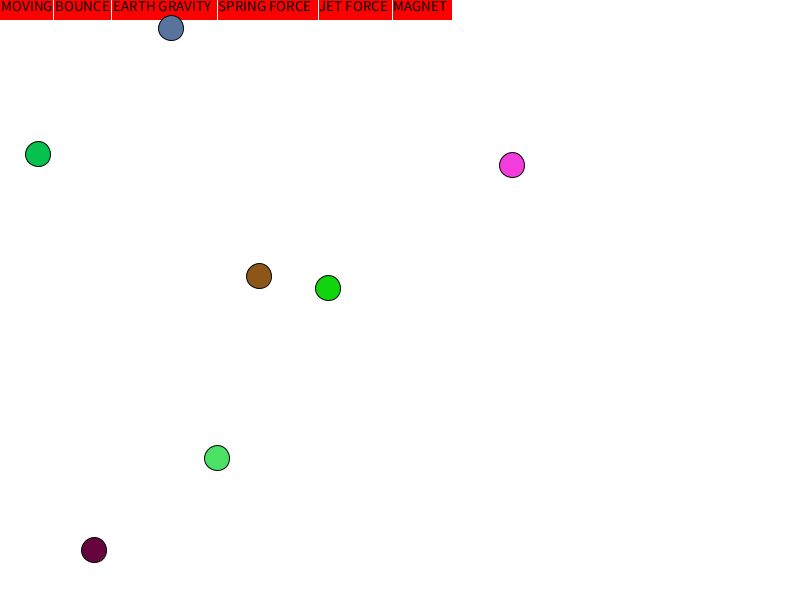
Frame 1 (no input)
Frame 60 (the mouse pressed at the canvas centre just before this capture): identical to frame 1, image omitted
Frame 120 (the mouse held since frame 60 and released just before this capture): identical to frame 1, image omitted

The Processing sketch that drew this single still picture (run headless with seeded random() and noise(); from frame 60 on, the mouse is pressed at the canvas centre):

// Processing sketch: nextCS__project_01
// ── nextCS__project_01.pde
int NUM_ORBS = 7;
int DAMPENING = 1;
int MIN_SIZE = 5;
int MAX_SIZE = 50;
int MIN_MASS = 5;
int MAX_MASS = 50;
float GRAVITY = 0.4;
float SPRING_CONST = 0.005;
int SPRING_LENGTH = 100;

boolean moving = false;
boolean bounce = false;
boolean earthGravity = false;
boolean springForce = false;
boolean jetForce = false;
boolean magnetForce = false;
boolean trails = false;

float angle = 0;
int radius = 25;

OrbList orbs;
Orb earth;
Orb sun;

void setup() {
  size(800,600);
  background(255);
  reset(); 
  
  earth = new Orb(width/2 - radius/2, height/10, 35, 1000, #367AEA);
  sun = new FixedOrb(width/2, height/2, 100, 1500, #FFEB36);
}

void draw() {
  background(255);
  displayMode();
  
  orbs.display();
  
  if(moving) {
    if(earthGravity) {
      earth.display(); 
      sun.display();
      orbs.applyGravityOrbs(GRAVITY); //orbs apply gravity to each other
      orbs.applyGravityPlanet(earth, GRAVITY); 
      orbs.applyGravityPlanet(sun, GRAVITY);
      
      earth.moveInCircle(radius);
      earth.run(false, DAMPENING);
    }
    
    if(springForce) {
      orbs.applySprings(SPRING_LENGTH, SPRING_CONST);
    }
    
    orbs.run(false, DAMPENING);
  }
}

void reset() {
  moving = false;
  bounce = false;
  earthGravity = false;
  jetForce = false;
  magnetForce = false;
  
  orbs = new OrbList();
  for (int i=0; i<NUM_ORBS; i++) {
    OrbNode o = new OrbNode( int(random(15, width-15)), int(random(20, height-20)), 25, 5);
    orbs.addFront(o);
  }//make orbs
}//reset

void keyPressed() {
  if(key == ' ') {
    moving = !moving;
  }
  if(key == 'b') {
    bounce = !bounce;
  }
  if(key == 'e') {
    earthGravity = !earthGravity;
  }
  if(key == 's') {
    springForce = !springForce;
  }
  if(key == 'j') {
    jetForce = !jetForce;
  }
  if(key == 'm') {
    magnetForce = !magnetForce;
  }
  if(key == 't') {
    trails = !trails;
  }
  if(key == 'r') {
    reset();
  }
  
  if(key == '1') {
    setupEarthGravity();
  }
  if(key == '2') {
    setupSprings();
  }
}

void setupSprings() {
  moving = false;
  bounce = false;
  earthGravity = false;
  springForce = true;
  jetForce = false;
  magnetForce = false;
  
  orbs = new OrbList();
  
  OrbNode o1 = new FixedOrb(width-15, height/2, 25, 25, color(0));
  orbs.addFront(o1);
  
  for(int i=0; i<NUM_ORBS; i++) {
    OrbNode o = new OrbNode( int(random(15, width-15)), int(random(15, height-15)), 25, 5);
    orbs.addFront(o);
  }
  
  OrbNode o2 = new FixedOrb(15, height/2, 25, 25, color(0));
  orbs.addFront(o2);
  
  o2.c = #E8D4C9;
  
}

void setupEarthGravity() {
  moving = false;
  bounce = false;
  earthGravity = true;
  springForce = false;
  jetForce = false;
  magnetForce = false;
  angle = 0;
  
  orbs = new OrbList(); 
   
  earth = new Orb(width/2 - radius/2, height/10, 35, 1000, #367AEA);
  sun = new FixedOrb(width/2, height/2, 100, 1500, #FFEB36);
  
  int NUM_ORBS = 8;
  int y = 35;
  for(int i=0; i<NUM_ORBS; i++) {
    int mass = int(random(MIN_MASS, MAX_MASS));
    OrbNode o = new OrbNode( width/2, y, 25, mass);
    orbs.addFront(o);
    y += 70;
    
   if (i == NUM_ORBS/2-1) {
      y = height/2 + 70;
    }
  }
}

void displayMode() {
  //initial setup
  color c;
  textAlign(LEFT, TOP);
  textSize(15);
  noStroke();

  //red or green boxes
  c = moving ? color(0, 255, 0) : color(255, 0, 0);
  fill(c);
  rect(0, 0, 53, 20);
  c = bounce ? color(0, 255, 0) : color(255, 0, 0);
  fill(c);
  rect(54, 0, 57, 20);
  c = earthGravity ? color(0, 255, 0) : color(255, 0, 0);
  fill(c);
  rect(112, 0, 105, 20);
  c = springForce ? color(0, 255, 0) : color(255, 0, 0);
  fill(c);
  rect(218, 0, 100, 20);
  c = jetForce ? color(0, 255, 0) : color(255, 0, 0);
  fill(c);
  rect(319, 0, 73, 20);
  c = magnetForce ? color(0, 255, 0) : color(255, 0, 0);
  fill(c);
  rect(393, 0, 59, 20);
  stroke(0);
  fill(0);
  text("MOVING", 1, 0);
  text("BOUNCE", 55, 0);
  text("EARTH GRAVITY", 113, 0);
  text("SPRING FORCE", 218, 0);
  text("JET FORCE", 319, 0);
  text("MAGNET", 393, 0);

}

// ── Engine.pde
class Engine {
  
  float gas;
  float pressure;
  float area;
  int exhaust;
  
  Engine(float initGas, float initPressure, float initArea) {
    gas = initGas;
    pressure = initPressure;
    area = initArea;
    exhaust = 0;
  }
  
}

// ── FixedOrb.pde
class FixedOrb extends OrbNode {

  FixedOrb(int x, int y, int s, float m) {
    super(x, y, s, m);
    c = color(0);
  }//constructor
  
  FixedOrb(int x, int y, int s, float m, color initColor) {
    super(x, y, s, m);
    c = initColor;
  }//constructor

  //fixed orbs do not move at all
  void run(boolean bounce, float damp) {
  }//run

  //dont do the transparency/denisity calculation
  void display() {
    fill(c);
    circle(position.x, position.y, size);
  }//display

}//FixedOrb

// ── Orb.pde
class Orb {

  PVector position;
  PVector velocity;
  PVector acceleration;
  int size;
  float mass;
  color c;

  Orb(int x, int y, int s, float m) {
    position = new PVector(x, y);
    velocity = new PVector(0, 0);
    acceleration = new PVector(0, 0);
    size = s;
    mass = m;
    c = color(random(256), random(256), random(256));
  }//constructor
  
  Orb(int x, int y, int s, float m, color initColor) {
    position = new PVector(x, y);
    velocity = new PVector(0, 0);
    acceleration = new PVector(0, 0);
    size = s;
    mass = m;
    c = initColor;
  }//constructor
  
  void run(boolean bounce, float damp) {
    velocity.add(acceleration);
    velocity.mult(damp);
    position.add(velocity);
    acceleration.mult(0);

    if (bounce) {
      yBounce();
      xBounce();
    }
  }//run
  
  PVector getGravity(Orb o, float G) {
    if (o != this) {
      float d = this.position.dist(o.position);
      d = constrain(d, 10, 100);
      float mag = (G * mass * o.mass) / (d * d);
      PVector direction = PVector.sub(o.position, this.position);
      direction.normalize();
      direction.mult(mag);
      return direction;
    }
    return new PVector(0, 0);
  }//getGravity
  
  void moveInCircle(float radius) {
    float deltaX = cos(angle) * radius;
    float deltaY = sin(angle) * radius;
    position.x += deltaX;
    position.y += deltaY;
    
    angle += radians(60)/10;
  }
  
  PVector getSpring(Orb o, int springLength, float springK) {
    float d = position.dist(o.position);
    //d = max(5, d);
    float displacement = d - springLength;
    float magnitude = displacement * springK;

    PVector direction = PVector.sub(o.position, this.position);
    direction.normalize();
    direction.mult(magnitude);
    return direction;
  }//getSpring
  
  void applyForce(PVector f) {
    PVector newf = f.copy();
    newf.div( mass );
    acceleration.add(newf);
  }//applyForce
  

  void yBounce() {
    if (position.y < size/2) {
      position.y = size/2;
      velocity.y *= -1;
    }
    else if (position.y >= (height-size/2)) {
      position.y = height - size/2;
      velocity.y *= -1;
    }
  }//yBounce

  void xBounce() {
    if (position.x < size/2) {
      position.x = size/2;
      velocity.x *= -1;
    }
    else if (position.x >= width - size/2) {
      position.x = width - size/2;
      velocity.x *= -1;
    }
  }//xBounce
  
    boolean checkYBoundry() {
    boolean check = position.y >= height - size/2;
    check = check || (position.y <= size/2);
    return check;
  }
  boolean checkXBoundry() {
    boolean check = position.x >= width - size/2;
    check = check || (position.x <= size/2);
    return check;
  }

  void display() {
    fill(c);
    circle(position.x, position.y, size);
  }//display
  
}

// ── OrbList.pde
class OrbList {

  OrbNode front;

  OrbList() {
    front = null;
  }//constructor
  
  void applyGravityOrbs(float G) {
    OrbNode current = front;
    while (current != null) {
      current.applyGravityOrbs(G);
      current = current.next;
    }
  }
  
  void applyGravityPlanet(Orb o, float G) {
    OrbNode current = front;
    while (current != null) {
      current.applyGravityPlanet(o, G);
      current = current.next;
    }
  }
  
  void applySprings(int springLength, float springK) {
    OrbNode current = front;
    while (current != null) {
      current.applySprings(springLength, springK);
      current = current.next;
    }
  }//applySprings
  
  void addFront(OrbNode o) {
    if(front == null) {
      front = o;
    }
    else {
      front.previous = o;
      o.next = front;
      front = o;
    }
  }//addFront
  
  void display() {
    OrbNode current = front;
    while (current != null) {
      current.display();
      current = current.next;
    }
  }
  
  void run(boolean bounce, float damp) {
    OrbNode current = front;
    while (current != null) {
      current.run(bounce, damp);
      current = current.next;
    }
  }//applySprings
  
  void applyForce(PVector f) {
    OrbNode current = front;
    while (current != null) {
      current.applyForce(f);
      current = current.next;
    }
  }

  void removeFront() {
    front = front.next;
  }//removeFront

}//OrbList

// ── OrbNode.pde
class OrbNode extends Orb {
  OrbNode next;
  OrbNode previous;

  OrbNode(int x, int y, int s, float m) {
    super(x, y, s, m);
  }//constructor
  
  void display() {
    super.display();
    
    if(springForce) {
      if (next != null) {
        float d = this.position.dist(next.position);
        if (d > SPRING_LENGTH) {
          stroke(0, 255, 0);
        }//extended spring
        else if (d < SPRING_LENGTH) {
          stroke(255, 0, 0);
        }//compressed spring
        else {
          stroke(0);
        }//just right spring
        line(this.position.x, this.position.y, next.position.x, next.position.y);
      }//draw spring
      stroke(0); 
    }
  }
  
  void applySprings(int springLength, float springK) {
    if (next != null) {
      PVector s = this.getSpring(next, springLength, springK);
      this.applyForce(s);
    }//there's a next
    if (previous != null) {
      PVector s = this.getSpring(previous, springLength, springK);
      this.applyForce(s);
    }//there's a previous
  }//applySprings
  
  void applyGravityOrbs(float G) {
    if (next != null) {
      PVector s = this.getGravity(next, G);
      this.applyForce(s);
    }//there's a next
    if (previous != null) {
      PVector s = this.getGravity(previous, G);
      this.applyForce(s);
    }//there's a previous
  }
  
  void applyGravityPlanet(Orb o, float G) {
    PVector s = this.getGravity(o, G);
    this.applyForce(s);
  }

}//class OrbNode
